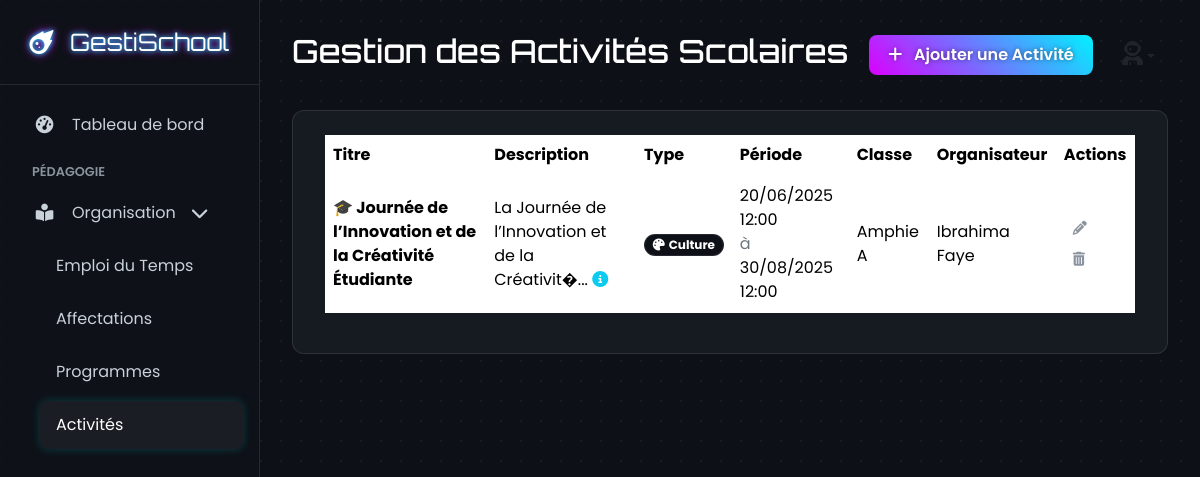
Page /admin/pedagogie/activites.php (signed in) on the committed database.
### tables this page shows
CREATE TABLE IF NOT EXISTS `activites_scolaires` (
  `id` int NOT NULL AUTO_INCREMENT,
  `titre` varchar(255) NOT NULL,
  `description` text,
  `type` enum('sport','culture','scientifique','educatif','sortie') NOT NULL,
  `date_debut` datetime NOT NULL,
  `date_fin` datetime NOT NULL,
  `lieu` varchar(100) DEFAULT NULL,
  `organisateur_id` int NOT NULL,
  `classe_id` int DEFAULT NULL,
  `annee_id` int NOT NULL,
  `created_at` datetime DEFAULT CURRENT_TIMESTAMP,
  PRIMARY KEY (`id`),
  KEY `organisateur_id` (`organisateur_id`),
  KEY `classe_id` (`classe_id`),
  KEY `annee_id` (`annee_id`)
);

CREATE TABLE IF NOT EXISTS `classes` (
  `id` int NOT NULL AUTO_INCREMENT,
  `nom` varchar(50) DEFAULT NULL,
  `niveau` varchar(50) DEFAULT NULL,
  `cycle_id` int DEFAULT NULL,
  `annee_id` int DEFAULT NULL,
  `responsable_id` int DEFAULT NULL,
  `capacite_max` int DEFAULT '30',
  PRIMARY KEY (`id`),
  KEY `cycle_id` (`cycle_id`),
  KEY `annee_id` (`annee_id`),
  KEY `responsable_id` (`responsable_id`)
);

CREATE TABLE IF NOT EXISTS `utilisateurs` (
  `id` int NOT NULL AUTO_INCREMENT,
  `nom` varchar(50) NOT NULL,
  `prenom` varchar(50) DEFAULT NULL,
  `email` varchar(100) NOT NULL,
  `password` varchar(255) NOT NULL,
  `role` enum('admin','enseignant','etudiant') NOT NULL,
  `telephone` varchar(20) DEFAULT NULL,
  `adresse` text,
  `sexe` enum('M','F') DEFAULT NULL,
  `date_naissance` date DEFAULT NULL,
  `photo_profil` varchar(255) DEFAULT NULL,
  `specialite` varchar(100) DEFAULT NULL,
  `grade` varchar(50) DEFAULT NULL,
  `contrat` enum('titulaire','contractuel','vacataire') DEFAULT NULL,
  `groupe_sanguin` varchar(3) DEFAULT NULL,
  `statut` tinyint(1) DEFAULT '1',
  `created_at` datetime DEFAULT CURRENT_TIMESTAMP,
  `updated_at` datetime DEFAULT NULL ON UPDATE CURRENT_TIMESTAMP,
  PRIMARY KEY (`id`),
  UNIQUE KEY `email` (`email`)
);

### admin/pedagogie/activites.php (the view, shortened to what this page needs)
<?php
require_once '../../config/db.php';
try {
    $stmt_activites = $pdo->query("
        SELECT a.*, u.nom AS organisateur_nom, u.prenom AS organisateur_prenom, c.nom AS classe_nom, an.annee AS annee_scolaire
        FROM activites_scolaires a
        LEFT JOIN utilisateurs u ON a.organisateur_id = u.id LEFT JOIN classes c ON a.classe_id = c.id
        LEFT JOIN annees_scolaires an ON a.annee_id = an.id ORDER BY a.date_debut DESC
    ");
    $activites = $stmt_activites->fetchAll();
} catch (PDOException $e) {
    $error = "Erreur de connexion : " . $e->getMessage();
    $activites = $organisateurs = $classes = $annees_scolaires = [];
}
$type_icons = ['sport' => 'fas fa-futbol', 'culture' => 'fas fa-palette', 'scientifique' => 'fas fa-flask', 'educatif' => 'fas fa-book-open', 'sortie' => 'fas fa-bus-alt'];
?>
<!DOCTYPE html>
<html lang="fr">
<head>
    <link href="https://cdn.jsdelivr.net/npm/bootstrap@5.3.3/dist/css/bootstrap.min.css" rel="stylesheet">
    <link rel="stylesheet" href="https://cdnjs.cloudflare.com/ajax/libs/font-awesome/6.5.2/css/all.min.css">
    <link rel="stylesheet" href="https://cdn.jsdelivr.net/npm/flatpickr/dist/flatpickr.min.css">
</head>
<body>
<div class="page-wrapper">
    <aside id="sidebar">
        <div class="sidebar-header"><a href="../dashboard.php" class="logo"><i class="fas fa-meteor"></i> GestiSchool</a></div>
        <nav class="sidebar-nav">
             <ul class="nav flex-column">
                <li class="nav-item"><a class="nav-link" href="../dashboard.php"><i class="fas fa-tachometer-alt"></i> Tableau de bord</a></li>
                <li class="nav-category">Pédagogie</li>
                 <li class="nav-item">
                    <a class="nav-link" data-bs-toggle="collapse" href="#pedagogieCollapse" role="button" aria-expanded="true"><i class="fas fa-book-reader"></i> Organisation <i class="fas fa-chevron-right arrow"></i></a>
                    <div class="collapse show" id="pedagogieCollapse"><ul class="nav flex-column ps-4">
                        <li><a class="nav-link" href="emploi_temps.php">Emploi du Temps</a></li>
                        <li><a class="nav-link" href="affectations.php">Affectations</a></li>
                        <li><a class="nav-link" href="programmes.php">Programmes</a></li>
                        <li><a class="nav-link active" href="activites.php">Activités</a></li>
                    </ul></div>
                </li>
             </ul>
        </nav>
    </aside>
    <main id="main-content">
        <header class="main-header">
            <div>
                <h1>Gestion des Activités Scolaires</h1>
            </div>
            <div class="header-actions d-flex align-items-center">
                 <button class="btn btn-glow" data-bs-toggle="modal" data-bs-target="#activityModal"><i class="fas fa-plus me-2"></i> Ajouter une Activité</button>
                <div class="dropdown user-menu ms-3">
                    <a class="btn dropdown-toggle" href="#" role="button" data-bs-toggle="dropdown"><i class="fas fa-user-astronaut fs-4"></i></a>
                </div>
            </div>
        </header>
        <div class="crud-container">
            <div class="table-responsive">
                <table class="table table-hover">
                    <thead>
                        <tr>
                            <th>Titre</th>
                            <th>Description</th>
                            <th>Type</th>
                            <th>Période</th>
                            <th>Classe</th>
                            <th>Organisateur</th>
                            <th>Actions</th>
                        </tr>
                    </thead>
                    <tbody>
                        <?php if (empty($activites)): ?>
                            <tr><td colspan="7" class="text-center text-secondary py-4"><i class="fas fa-ghost fa-2x mb-2 d-block"></i>Aucune activité planifiée.</td></tr>
                        <?php else: foreach ($activites as $activite): ?>
                            <tr class="align-middle">
                                <td class="fw-bold"><?= htmlspecialchars($activite['titre']) ?></td>
                                <td>
                                    <?php
                                    $description = $activite['description'] ?? '';
                                    if (!empty($description)) {
                                        $short_desc = strlen($description) > 50 ? substr($description, 0, 50) . '...' : $description;
                                        echo htmlspecialchars($short_desc);
                                        if (strlen($description) > 50) {
                                            echo ' <i class="fas fa-info-circle text-info" style="cursor: pointer;"
                                                      data-bs-toggle="popover" data-bs-trigger="hover"
                                                      data-bs-title="Description complète"
                                                      data-bs-content="' . htmlspecialchars($description, ENT_QUOTES) . '"></i>';
                                        }
                                    } else {
                                        echo '<span class="text-secondary">N/A</span>';
                                    }
                                    ?>
                                </td>
                                <td><span class="badge rounded-pill" style="background-color: var(--bg-dark-primary); border: 1px solid var(--border-color);"><i class="<?= $type_icons[$activite['type']] ?? 'fas fa-star' ?> me-1"></i><?= htmlspecialchars(ucfirst($activite['type'])) ?></span></td>
                                <td><?= (new DateTime($activite['date_debut']))->format('d/m/Y H:i') ?><br><span class="text-secondary">à</span> <?= (new DateTime($activite['date_fin']))->format('d/m/Y H:i') ?></td>
                                <td><?= htmlspecialchars($activite['classe_nom'] ?? 'Toutes') ?></td>
                                <td><?= htmlspecialchars($activite['organisateur_prenom'] . ' ' . $activite['organisateur_nom']) ?></td>
                                <td>
                                    <button class="btn btn-sm btn-action edit" data-bs-toggle="modal" data-bs-target="#activityModal" data-id="<?= $activite['id'] ?>" data-titre="<?= htmlspecialchars($activite['titre'], ENT_QUOTES) ?>" data-description="<?= htmlspecialchars($activite['description'], ENT_QUOTES) ?>" data-type="<?= $activite['type'] ?>" data-date_debut="<?= (new DateTime($activite['date_debut']))->format('Y-m-d H:i') ?>" data-date_fin="<?= (new DateTime($activite['date_fin']))->format('Y-m-d H:i') ?>" data-lieu="<?= htmlspecialchars($activite['lieu'], ENT_QUOTES) ?>" data-organisateur_id="<?= $activite['organisateur_id'] ?>" data-classe_id="<?= $activite['classe_id'] ?>" data-annee_id="<?= $activite['annee_id'] ?>"><i class="fas fa-pencil-alt"></i></button>
                                    <a href="activites.php?action=delete&id=<?= $activite['id'] ?>" class="btn btn-sm btn-action delete" onclick="return confirm('Êtes-vous sûr de vouloir supprimer cette activité ?');"><i class="fas fa-trash-alt"></i></a>
                                </td>
                            </tr>
                        <?php endforeach; endif; ?>
                    </tbody>
                </table>
            </div>
        </div>
    </main>
</div>
</body>
</html>

### admin/pedagogie/activites.php (style rules this page uses)
:root { --bg-dark-primary: #0d1117; --bg-dark-secondary: #161b22; --border-color: rgba(255, 255, 255, 0.1); --text-primary: #c9d1d9; --text-secondary: #8b949e; --accent-glow-1: #00f2ff; --accent-glow-2: #da00ff; --font-primary: 'Poppins', sans-serif; --font-display: 'Orbitron', sans-serif; --success-color: #28a745; --danger-color: #dc3545; }
body { font-family: var(--font-primary); background-color: var(--bg-dark-primary); color: var(--text-primary); background-image: radial-gradient(circle at 1px 1px, rgba(255, 255, 255, 0.05) 1px, transparent 0); background-size: 20px 20px; }
.page-wrapper { display: flex; min-height: 100vh; }
#sidebar { width: 260px; position: fixed; top: 0; left: 0; height: 100vh; z-index: 1000; background: rgba(16, 19, 26, 0.6); backdrop-filter: blur(10px); border-right: 1px solid var(--border-color); transition: all 0.3s ease; display: flex; flex-direction: column; }
.sidebar-header { padding: 1.5rem; text-align: center; border-bottom: 1px solid var(--border-color); }
.sidebar-header .logo { font-family: var(--font-display); font-size: 1.5rem; color: #fff; text-shadow: 0 0 5px var(--accent-glow-1), 0 0 10px var(--accent-glow-2); text-decoration: none; }
.sidebar-header .logo i { margin-right: 10px; }
.sidebar-nav { padding: 1rem; flex-grow: 1; overflow-y: auto; }
.nav-category { font-size: 0.8rem; color: var(--text-secondary); text-transform: uppercase; padding: 0.5rem 1rem; font-weight: 600; }
.nav-link { display: flex; align-items: center; padding: 0.75rem 1rem; color: var(--text-primary); text-decoration: none; border-radius: 8px; margin-bottom: 5px; transition: all 0.2s ease; }
.nav-link i { width: 25px; margin-right: 15px; text-align: center; font-size: 1.1rem; }
.nav-link:hover, .nav-link.active { background: rgba(255, 255, 255, 0.05); color: #fff; box-shadow: 0 0 10px rgba(0, 242, 255, 0.2); }
.nav-link .arrow { margin-left: auto; transition: transform 0.3s ease; }
.nav-link[aria-expanded="true"] .arrow { transform: rotate(90deg); }
#main-content { margin-left: 260px; width: calc(100% - 260px); padding: 2rem; transition: all 0.3s ease; }
.main-header { display: flex; justify-content: space-between; align-items: center; margin-bottom: 2rem; }
.main-header h1 { font-family: var(--font-display); color: #fff; font-size: 2rem; }
.crud-container { background: var(--bg-dark-secondary); padding: 1.5rem 2rem; border-radius: 12px; border: 1px solid var(--border-color); animation: fadeIn 0.5s ease forwards; }
.table-responsive { max-height: 65vh; }
.table { color: var(--text-primary); }
.table thead { color: var(--text-secondary); border-color: var(--border-color); }
.table tbody tr { border-color: var(--border-color); transition: background-color 0.2s; }
.table th, .table td { vertical-align: middle; }
.btn-glow { background: linear-gradient(45deg, var(--accent-glow-2), var(--accent-glow-1)); color: #fff; border: none; border-radius: 8px; padding: 0.5rem 1.2rem; font-weight: 600; text-shadow: 0 0 5px rgba(0,0,0,0.5); transition: all 0.3s ease; }
.btn-action { background: transparent; border: 1px solid var(--border-color); color: var(--text-secondary); transition: all 0.2s ease; }

### rows in the picture
activites_scolaires: titre "🎓 Journée de l’Innovation et de la Créativité Étudiante", description "La Journée de l’Innovation et de la Créativit�...", type "Culture", date_debut "20/06/2025 12:00", date_fin "30/08/2025 12:00", classe.nom "Amphie A", utilisateurs.prenom+nom "Ibrahima Faye"
